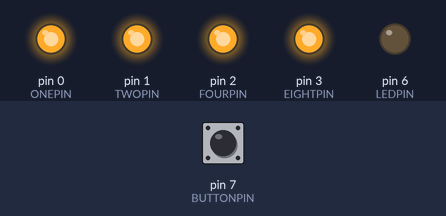
This sketch was run on a simulated Arduino Mega 2560, built with avr-gcc and run on an emulated ATmega2560. Shown: output pins drawn as LEDs (lit = HIGH). Dashed ring = blinking. The test bench sets the inputs (shaded band); at power-on: pin 7 (BUTTONPIN) HIGH. Random numbers use the default seed unless the sketch sets one; EEPROM starts erased.

Above: at 3.2 s.
3.3 s: pin 7 (BUTTONPIN) pulled LOW for 1 s
At 6.0 s:
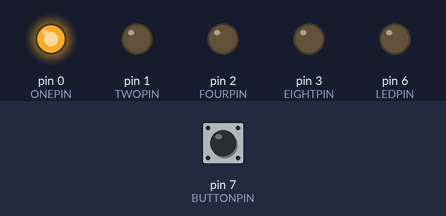
6.3 s: pin 7 (BUTTONPIN) pulled LOW for 0.15 s
At 7.8 s:
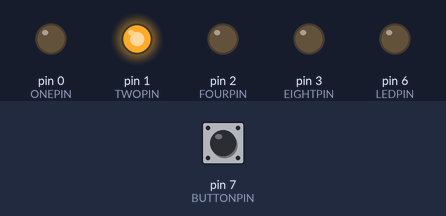
8.1 s: pin 7 (BUTTONPIN) pulled LOW for 0.15 s
At 9.3 s:
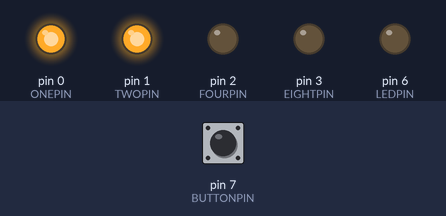
9.9 s: pin 7 (BUTTONPIN) pulled LOW for 3.2 s
At 12.59 s:
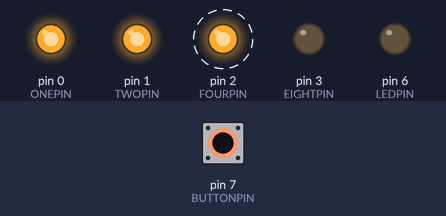
Timing chart, 0 to 15.6 s (numbered marks = the images above; inputs shaded):
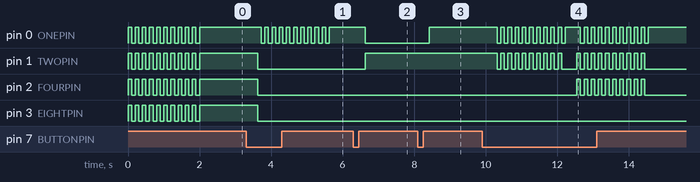

Measured:
- after the input at 3.3 s, pin 0 (ONEPIN): alternates HIGH for 0.10 s and LOW for 0.10 s, 20 changes in all, then stays HIGH, starting after 0.43 s; pin 1 (TWOPIN), pin 2 (FOURPIN), pin 3 (EIGHTPIN): HIGH → LOW after 0.33 s
- after the input at 6.3 s, pin 0 (ONEPIN): HIGH → LOW after 0.33 s; pin 1 (TWOPIN): LOW → HIGH after 0.33 s
- after the input at 8.1 s, pin 0 (ONEPIN): LOW → HIGH after 0.33 s
- after the input at 9.9 s, pin 0 (ONEPIN): goes 9 × (LOW 0.10 s, HIGH 0.10 s), LOW 0.10 s, HIGH 0.43 s, 9 × (LOW 0.10 s, HIGH 0.10 s), LOW 0.10 s, then HIGH, starting after 0.42 s; pin 1 (TWOPIN): goes 9 × (LOW 0.10 s, HIGH 0.10 s), LOW 0.43 s, 9 × (HIGH 0.10 s, LOW 0.10 s), HIGH 0.10 s, then LOW, starting after 0.42 s

The sketch:

TX_V06.ino
```cpp
// (licence header left out)
/*#######################################################
#########################################################

OpenLap
Open Source IR Laptimer

For more infos see :
www.openlap.de
https://github.com/YannikW/Open-Lap
https://www.facebook.com/groups/1047398441948165/


IR Transponder V0.6 (20.11.15) (for Attiny 44)

For transmitting protocol see : https://github.com/YannikW/Open-Lap/blob/master/docs/Open%20LapTime%20Protocol.md


#########################################################
#######################################################*/

/*#######################################################
##                      Libraries                      ##
#######################################################*/

#include <EEPROM.h>

/*#######################################################
##                       Defines                       ##
#######################################################*/

#define ZERO          200  //µS
#define ONE           550  //µS

#define SIGNALSPACE    20  //mS (+ 0-10ms Random Space for colision avoidance)
#define RANDOMSPACE    10  //ms (Care : 5 is exclusive)
#define DATABITS        6  //6 Databits -> 0-63

#define LEDPIN          6  //LED on PA6

//ID LED Pins
#define ONEPIN          0  //PA0
#define TWOPIN          1  //PA1
#define FOURPIN         2  //PA2
#define EIGHTPIN        3  //PA3

#define BUTTONPIN       7  //Momentary switch on PA7
#define INCTIME       500  //ms to increment ID again
#define LONGPRESS     300  //ms Press button loger than this to change band

/*#######################################################
##                      Variables                      ##
#######################################################*/

uint8_t id = 1;  //Standard ID is 1
uint8_t band = 1;

uint32_t lastInc = 0; //Time for last increment of ID

/*#######################################################
##                        Setup                        ##
#######################################################*/

void setup()
{
  pinMode(ONEPIN, OUTPUT);        //Set ID LEDs as Output
  pinMode(TWOPIN, OUTPUT);
  pinMode(FOURPIN, OUTPUT);
  pinMode(EIGHTPIN, OUTPUT);

  id = EEPROM.read(0);            //Read last ID

  //Band
  if(id >= 48)
    band = 4;
  else if(id >= 32)
    band = 3;
  else if(id >= 16)
    band = 2;
  else
    band = 1;

  //Display Band
  displayBand();

  //Display ID
  digitalWrite(ONEPIN, ((id >> 0) & 1));  //Set LEDs for new ID
  digitalWrite(TWOPIN, ((id >> 1) & 1));
  digitalWrite(FOURPIN, ((id >> 2) & 1));
  digitalWrite(EIGHTPIN, ((id >> 3) & 1));
  delay(1);

  pinMode(BUTTONPIN, INPUT);
  digitalWrite(BUTTONPIN, HIGH);  //Enable pull-ups

  pinMode(LEDPIN, OUTPUT);

  //clear Timer1
  TCCR1A = 0;
  TCCR1B = 0;

  //set timer1 on 76kHz (2*38) toggle Pin 6
  TCCR1A |= (1 << COM1A0);    //Toggle OC1A on compare match
  TCCR1B |= (1 << WGM12);     //CTC Mode

  TCCR1B |= (1 << CS10);      //No Prescaler

  OCR1A = 209;                //(16000000 / 76000) - 1

  randomSeed(analogRead(4)); //Generate Random Seed.
}

/*#######################################################
##                        Loop                         ##
#######################################################*/

void loop()
{
  sendOut();                  //Generate signal
  delay(SIGNALSPACE);         //Wait some static time
  delay(random(RANDOMSPACE)); //Wait another random time for collision avoidance

  if(buttonPressed())         //Button is pressed -> Increment ID
  {
    delay(LONGPRESS);
    if(!digitalRead(BUTTONPIN))//It's a long button press -> change band
    {
      if(band >= 4)
        band = 1;
      else
        band++;

      id = (((band-1)*16) + 1); //Select first ID in this band

      displayBand();
    }
    else  //Short press -> change ID
    {
      if((id%16) >= 15)         //Max ID reached. Start from first ID in this band again
      {
        id = (((band-1)*16) + 1);
      }
      else                      //Increment ID
      {
        id++;
      }
    }
    //Display ID
    digitalWrite(ONEPIN, ((id >> 0) & 1));  //Set LEDs for new ID
    digitalWrite(TWOPIN, ((id >> 1) & 1));
    digitalWrite(FOURPIN, ((id >> 2) & 1));
    digitalWrite(EIGHTPIN, ((id >> 3) & 1));

    EEPROM.write(0, id);  //Save ID to EEPROM (first Byte)
  }
}

/*#######################################################
##                      Functions                      ##
#######################################################*/

void enableSignal()
{
  TCCR1B |= (1 << CS10);    //Enable Timer
  TCCR1A |= (1 << COM1A0);  //Enable toggle OC1A on compare match
}

void disableSignal()
{
  TCCR1B &= ~(1 << CS10);    //Disable Timer
  TCCR1A &= ~(1 << COM1A0);  //Get access for manualy set OC1A to low
  PORTA &= ~(1 << LEDPIN);   //Set Led to low
}


void sendOut()
{
  boolean checksum = 0;

  //Start Bits
  enableSignal();           //Startbit 1
  delayMicroseconds(ZERO);

  disableSignal();          //Startbit 2
  delayMicroseconds(ZERO);

  //Data bits
  for(int8_t dataCount = (DATABITS - 1) ; dataCount >= 0 ; dataCount--)
  {
    if(dataCount%2) //Bit 5, 3 and 1
    {
      enableSignal();
    }
    else            //Bit 4, 2 and 0
    {
      disableSignal();
    }
    if((id >> dataCount) % 2)  //Bit is "1"
    {
      delayMicroseconds(ONE);
      checksum = !checksum;  //Toggle Checksum if a "1" is send
    }
    else  //Bit is "0"
      delayMicroseconds(ZERO);
  }


  enableSignal();           //Checksum ("0" if number of 1s is even or "1" if it's odd)
  if(checksum)
    delayMicroseconds(ONE);
  else
    delayMicroseconds(ZERO);

  disableSignal();          //Complete last pulse
}

boolean buttonPressed()
{
  if(!digitalRead(BUTTONPIN) && (millis() >= lastInc + INCTIME))  //Button is pressed and enought time has passed
  {
      lastInc = millis();
      return true;
  }
  else
  {
    return false;
  }
}

//Blink one, two, three or four leds to show band
void displayBand()
{
  digitalWrite(ONEPIN, LOW);    //Disable all leds
  digitalWrite(TWOPIN, LOW);
  digitalWrite(FOURPIN, LOW);
  digitalWrite(EIGHTPIN, LOW);

  for(uint8_t a = 0; a < 10; a++)
  {
    if(band >= 4)
      digitalWrite(EIGHTPIN, HIGH);
    if(band >= 3)
      digitalWrite(FOURPIN, HIGH);
    if(band >= 2)
      digitalWrite(TWOPIN, HIGH);

    digitalWrite(ONEPIN, HIGH);   //band is always >= 1

    delay(100);

    digitalWrite(ONEPIN, LOW);    //Disable all leds
    digitalWrite(TWOPIN, LOW);
    digitalWrite(FOURPIN, LOW);
    digitalWrite(EIGHTPIN, LOW);

    delay(100);
  }
}
```
